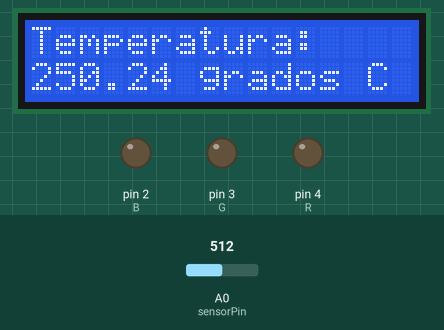
This sketch was run on a simulated Arduino Uno, built with avr-gcc and run on an emulated ATmega328P. Parts: 16×2 character LCD, output pins drawn as LEDs (lit = HIGH). The inputs (shaded band) are chosen by the test bench; at power-on: A0 (sensorPin) = 512.

Above: at 1.3 s.
1.4 s: A0 (sensorPin) set to 716
At 2.5 s:
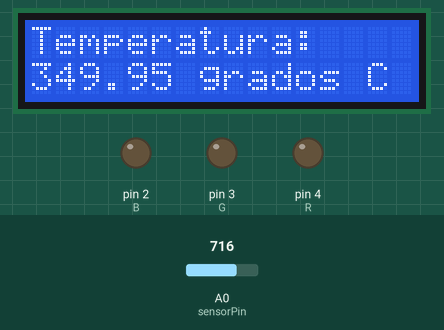
3.7 s: A0 (sensorPin) set to 900
At 5.2 s:
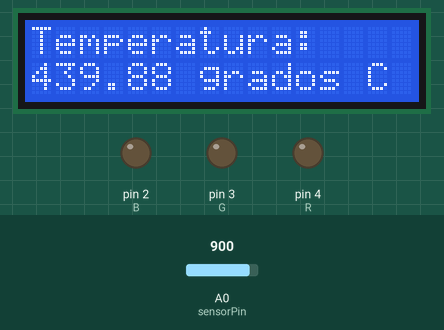
5.7 s: A0 (sensorPin) set to 1023
At 6.7 s:
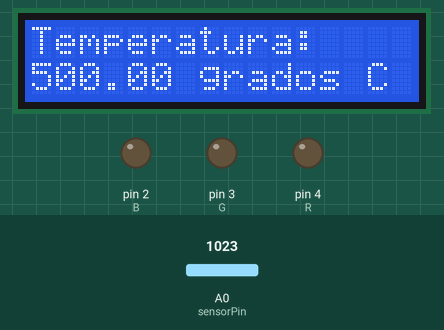
Timing chart, 0 to 8.7 s (numbered marks = the images above; inputs shaded):
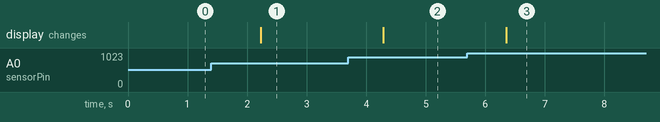

Measured:
- after the input at 1.4 s, the display: changes after 0.83 s (image 1)
- after the input at 3.7 s, the display: changes after 0.59 s (image 2)
- after the input at 5.7 s, the display: changes after 0.66 s (image 3)

The sketch:

Sensor_De_Temperatura.ino
```cpp
#include <LiquidCrystal_I2C.h> // Debe descargar la Librería que controla el I2C
#include<Wire.h>

LiquidCrystal_I2C lcd(0x3f,16,2);

const int sensorPin = A0;
const int R=4;
const int G=3;
const int B=2;

void setup()
{
  lcd.init();
  lcd.backlight();
  lcd.clear();
  lcd.setCursor(0,0);
  lcd.begin(16,2);

  Serial.begin(9600);
  pinMode(R,OUTPUT);//Inicializar el pin 4 como salida
  pinMode(G,OUTPUT);//Inicializar el pin 3 como salida
  pinMode(B,OUTPUT);//Inicializar el pin 2 como salida

   //El led inicie apagado
  digitalWrite(R,LOW);
  digitalWrite(G,LOW);
  digitalWrite(B,LOW);
}

void loop()
{
  float valueAdc = analogRead(sensorPin);
  float volts = (valueAdc / 1023.0) * 5;
  float celsius = volts * 100.00;

  if(celsius>26 && celsius<30){
    digitalWrite(R,LOW);
    digitalWrite(G,LOW);
    digitalWrite(B,HIGH);
    delay(1000);

  }
  if(celsius>=30 && celsius<=36){
    digitalWrite(R,LOW);
    digitalWrite(G,HIGH);
    digitalWrite(B,LOW);
    delay(1000);
  }
    if(celsius>=37 && celsius<=40){
    digitalWrite(R,HIGH);
    digitalWrite(G,LOW);
    digitalWrite(B,LOW);
    delay(1000);

  }

   lcd.clear();
   lcd.home();
   lcd.print("Temperatura:");
   lcd.setCursor(0,1);
   lcd.print(celsius);
   lcd.print(" grados C");
   delay(1000);
}
```
